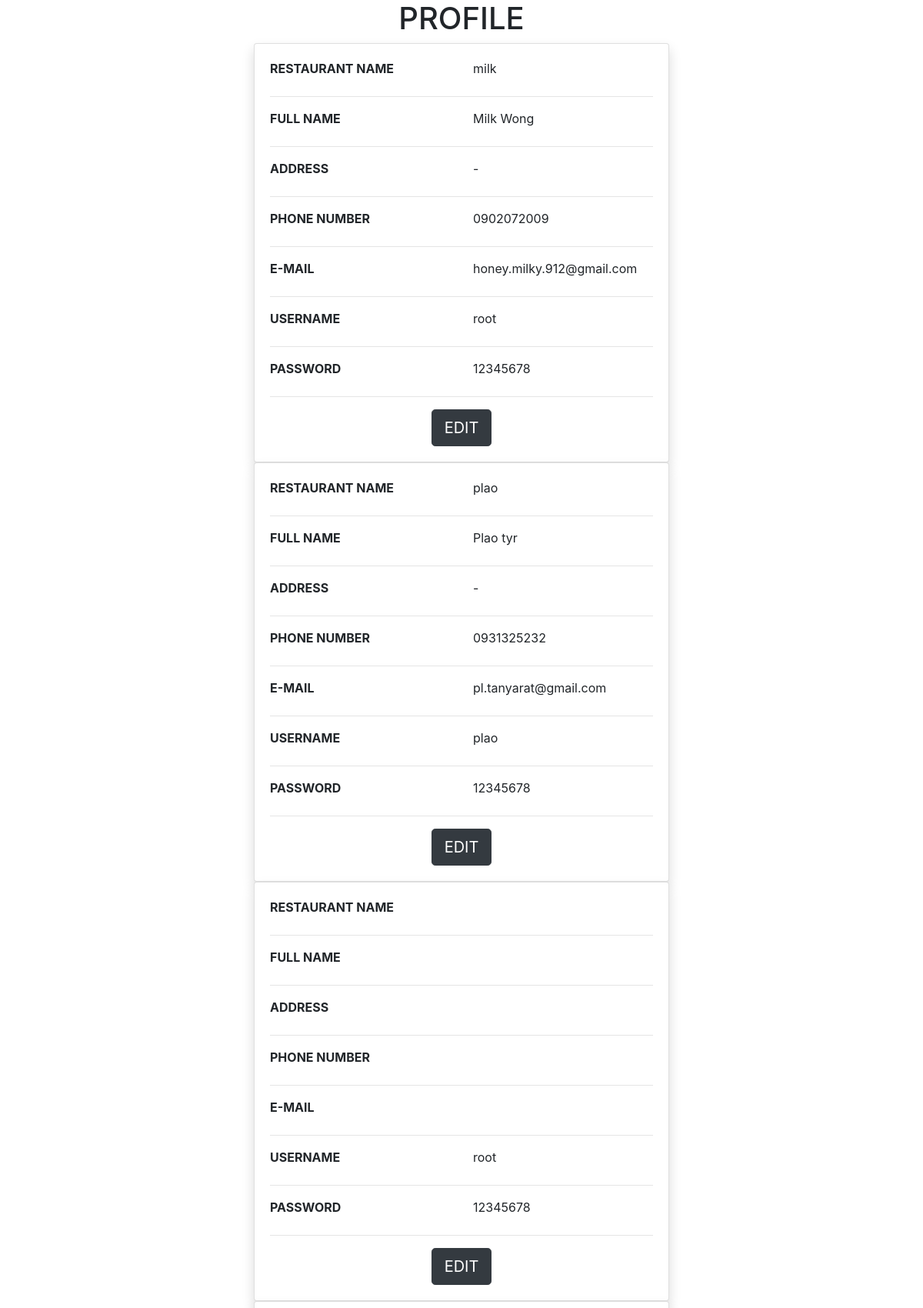
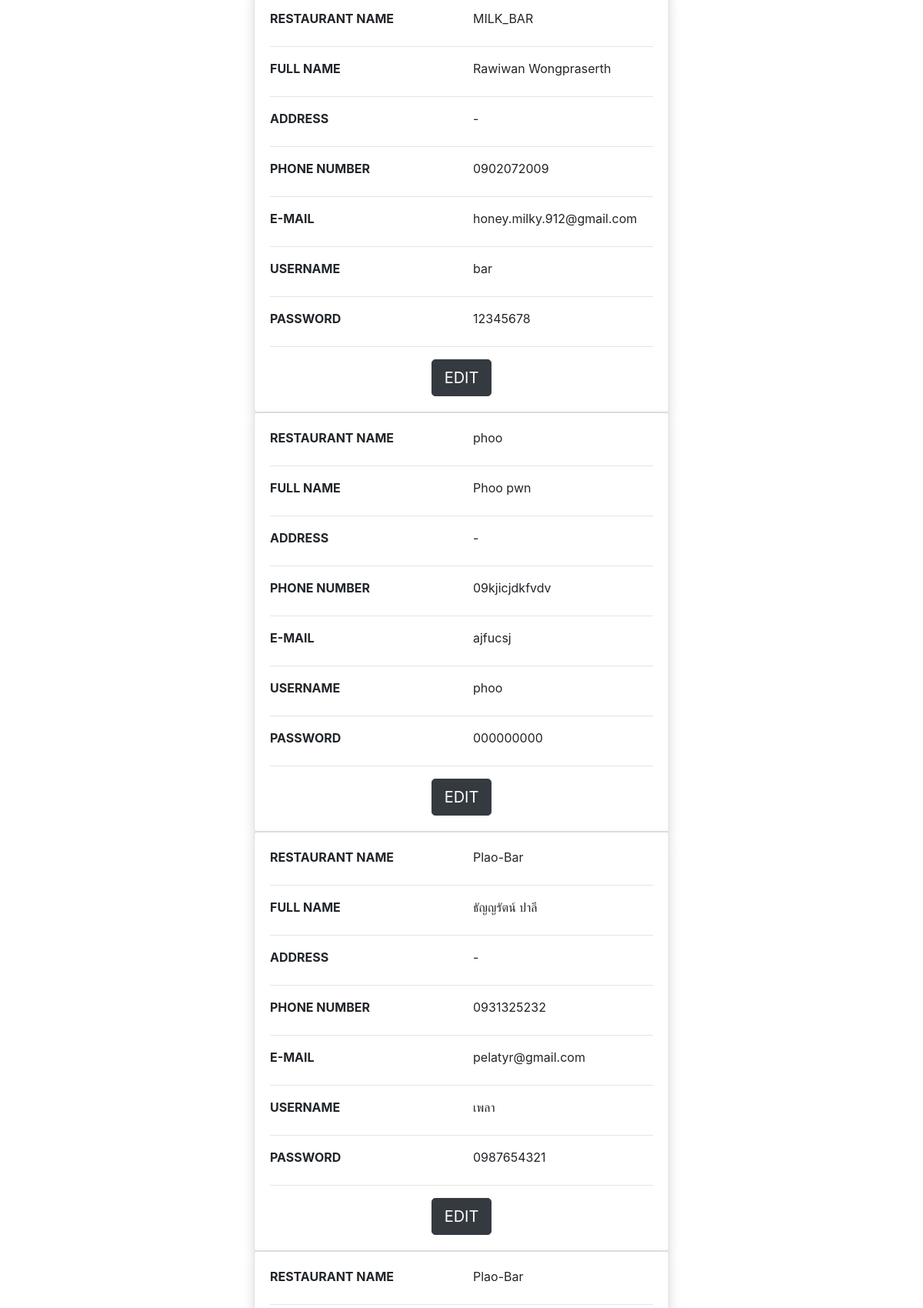
Screenshot of /format/Profile.php (upper part) with the database file from the repository (2 pictures, top to bottom).
### tables this page shows
CREATE TABLE `restaurant` (
  `RestaurantID` int(11) NOT NULL,
  `restaurantname` varchar(255) NOT NULL,
  `fullname` varchar(255) NOT NULL,
  `username` varchar(255) NOT NULL,
  `password` varchar(255) NOT NULL,
  `email` varchar(255) NOT NULL,
  `address` varchar(255) NOT NULL,
  `phonenumber` varchar(255) NOT NULL
);

### format/service/Profile_DB.php (called while the page is built)
<?php
        $sql = "SELECT * FROM restaurant";
        $result = $conn->query($sql);
?>

### format/Profile.php (the view, shortened to what this page needs)
<!DOCTYPE html>
<html lang="en">
    <head>
        <?php include_once("./Header.php"); ?>
        <?php include_once('./service/connection.php'); ?>
        <?php include_once('./service/Profile_DB.php'); ?>
    </head>
    <body>
        <center><h1>PROFILE</h1></center>
        <?php
            if ($result->num_rows > 0) {
                while($row = $result->fetch_assoc()) {
                    echo "<div class = 'container'>";
                        echo "<div class = 'row justify-content-center'>";
                            echo "<div class = 'col-md-6 '>";
                                echo "<div class='card border-2 shadow'>";
                                    echo "<div class='card-body'>";
                                        echo "<div class = 'from-group'>";
                                            echo "<div class='row'>";
                                                echo "<div class = 'col-md-6 '>";
                                                    echo "<label><b>RESTAURANT NAME</b></label>";
                                                echo "</div>";
                                                echo "<div class = 'col-md-6 '>";
                                                    echo "<label>" .$row['restaurantname']. "</label>";
                                                echo "</div>";
                                            echo "</div>";
                                        echo "</div>";
                                        echo "<hr>";
                                        echo "<div class = 'from-group'>";
                                            echo "<div class='row'>";
                                                echo "<div class = 'col-md-6 '>";
                                                    echo "<label><b>FULL NAME</b></label>";
                                                echo "</div>";
                                                echo "<div class = 'col-md-6 '>";
                                                    echo "<label>" .$row['fullname']. "</label>";
                                                echo "</div>";
                                            echo "</div>";
                                        echo "</div>";
                                        echo "<hr>";
                                        echo "<div class = 'from-group'>";
                                            echo "<div class='row'>";
                                                echo "<div class = 'col-md-6 '>";
                                                    echo "<label><b>ADDRESS</b></label>";
                                                echo "</div>";
                                                echo "<div class = 'col-md-6 '>";
                                                    echo "<label>" .$row['address']. "</label>";
                                                echo "</div>";
                                            echo "</div>";
                                        echo "</div>";
                                        echo "<hr>";
                                        echo "<div class = 'from-group'>";
                                            echo "<div class='row'>";
                                                echo "<div class = 'col-md-6 '>";
                                                    echo "<label><b>PHONE NUMBER</b></label>";
                                                echo "</div>";
                                                echo "<div class = 'col-md-6 '>";
                                                    echo "<label>" .$row['phonenumber']. "</label>";
                                                echo "</div>";
                                            echo "</div>";
                                        echo "</div>";
                                        echo "<hr>";
                                        echo "<div class = 'from-group'>";
                                            echo "<div class='row'>";
                                                echo "<div class = 'col-md-6 '>";
                                                    echo "<label><b>E-MAIL</b></label>";
                                                echo "</div>";
                                                echo "<div class = 'col-md-6 '>";
                                                    echo "<label>" .$row['email']. "</label>";
                                                echo "</div>";
                                            echo "</div>";
                                        echo "</div>";
                                        echo "<hr>";
                                        echo "<div class = 'from-group'>";
                                            echo "<div class='row'>";
                                                echo "<div class = 'col-md-6 '>";
                                                    echo "<label><b>USERNAME</b></label>";
                                                echo "</div>";
                                                echo "<div class = 'col-md-6 '>";
                                                    echo "<label>" .$row['username']. "</label>";
                                                echo "</div>";
                                            echo "</div>";
                                        echo "</div>";
                                        echo "<hr>";
                                        echo "<div class = 'from-group'>";
                                            echo "<div class='row'>";
                                                echo "<div class = 'col-md-6 '>";
                                                    echo "<label><b>PASSWORD</b></label>";
                                                echo "</div>";
                                                echo "<div class = 'col-md-6 '>";
                                                    echo "<label>" .$row['password']. "</label>";
                                                echo "</div>";
                                            echo "</div>";
                                        echo "</div>";
                                        echo "<hr>";
                                        echo "<center><button type='submit' class='btn btn-lg btn-dark' name='edit'>EDIT</button></center>";
                                    echo "</div>";
                                echo "</div>";
                            echo "</div>";
                        echo "</div>";
                    echo "</div>";
                }
            } else {
                echo "<tr><td colspan='6'><center>ไม่มีข้อมูล</center></td></tr>";
            }
        ?>
    </body>
</html>

### format/Header.php (shortened to what this page needs)
<link rel="stylesheet" href="https://stackpath.bootstrapcdn.com/bootstrap/4.5.2/css/bootstrap.min.css">
<link rel="stylesheet" href="https://use.fontawesome.com/releases/v5.6.1/css/all.css">

### rows the page displays
restaurant: restaurantname "milk", fullname "Milk Wong", address "-", phonenumber "0902072009", email "honey.milky.912@gmail.com", username "root", password "12345678"
restaurant: restaurantname "plao", fullname "Plao tyr", address "-", phonenumber "0931325232", email "pl.tanyarat@gmail.com", username "plao", password "12345678"
restaurant: username "root", password "12345678"
restaurant: restaurantname "MILK_BAR", fullname "Rawiwan Wongpraserth", address "-", phonenumber "0902072009", email "honey.milky.912@gmail.com", username "bar", password "12345678"
restaurant: restaurantname "phoo", fullname "Phoo pwn", address "-", phonenumber "09kjicjdkfvdv", email "ajfucsj", username "phoo", password "000000000"
restaurant: restaurantname "Plao-Bar", fullname "ธัญญรัตน์ ปาลี", address "-", phonenumber "0931325232", email "pelatyr@gmail.com", username "เพลา", password "0987654321"
restaurant: restaurantname "Plao-Bar"
